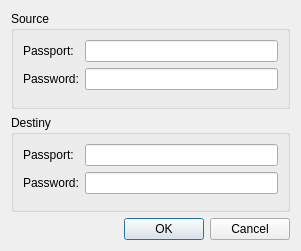
<?xml version="1.0" encoding="UTF-8"?>
<ui version="4.0">
 <class>LoginWindow</class>
 <widget class="QDialog" name="LoginWindow">
  <property name="geometry">
   <rect>
    <x>0</x>
    <y>0</y>
    <width>301</width>
    <height>251</height>
   </rect>
  </property>
  <property name="windowTitle">
   <string>Dialog</string>
  </property>
  <layout class="QVBoxLayout" name="verticalLayout">
   <item>
    <widget class="QGroupBox" name="groupBox">
     <property name="title">
      <string>Source</string>
     </property>
     <layout class="QFormLayout" name="formLayout">
      <item row="0" column="0">
       <widget class="QLabel" name="label_5">
        <property name="text">
         <string>Passport:</string>
        </property>
       </widget>
      </item>
      <item row="0" column="1">
       <widget class="QLineEdit" name="SourcePassportLineEdit"/>
      </item>
      <item row="1" column="0">
       <widget class="QLabel" name="label_6">
        <property name="text">
         <string>Password:</string>
        </property>
       </widget>
      </item>
      <item row="1" column="1">
       <widget class="QLineEdit" name="SourcePasswordLineEdit">
        <property name="echoMode">
         <enum>QLineEdit::Password</enum>
        </property>
       </widget>
      </item>
     </layout>
    </widget>
   </item>
   <item>
    <widget class="QGroupBox" name="groupBox_2">
     <property name="title">
      <string>Destiny</string>
     </property>
     <layout class="QFormLayout" name="formLayout_2">
      <item row="0" column="0">
       <widget class="QLabel" name="label_7">
        <property name="text">
         <string>Passport:</string>
        </property>
       </widget>
      </item>
      <item row="0" column="1">
       <widget class="QLineEdit" name="DestPassportLineEdit"/>
      </item>
      <item row="1" column="0">
       <widget class="QLabel" name="label_8">
        <property name="text">
         <string>Password:</string>
        </property>
       </widget>
      </item>
      <item row="1" column="1">
       <widget class="QLineEdit" name="DestPasswordLineEdit">
        <property name="echoMode">
         <enum>QLineEdit::Password</enum>
        </property>
       </widget>
      </item>
     </layout>
    </widget>
   </item>
   <item>
    <widget class="QDialogButtonBox" name="buttonBox">
     <property name="orientation">
      <enum>Qt::Horizontal</enum>
     </property>
     <property name="standardButtons">
      <set>QDialogButtonBox::Cancel|QDialogButtonBox::Ok</set>
     </property>
    </widget>
   </item>
  </layout>
 </widget>
 <resources/>
 <connections>
  <connection>
   <sender>buttonBox</sender>
   <signal>accepted()</signal>
   <receiver>LoginWindow</receiver>
   <slot>accept()</slot>
   <hints>
    <hint type="sourcelabel">
     <x>248</x>
     <y>254</y>
    </hint>
    <hint type="destinationlabel">
     <x>157</x>
     <y>274</y>
    </hint>
   </hints>
  </connection>
  <connection>
   <sender>buttonBox</sender>
   <signal>rejected()</signal>
   <receiver>LoginWindow</receiver>
   <slot>reject()</slot>
   <hints>
    <hint type="sourcelabel">
     <x>316</x>
     <y>260</y>
    </hint>
    <hint type="destinationlabel">
     <x>286</x>
     <y>274</y>
    </hint>
   </hints>
  </connection>
 </connections>
</ui>
